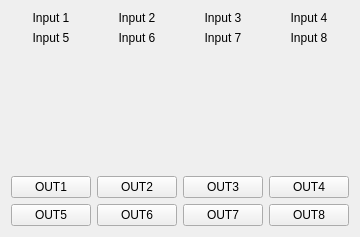
      <widget class="QWidget" name="tab_10">
       <attribute name="title">
        <string>IO Monitor</string>
       </attribute>
       <layout class="QGridLayout" name="gridLayout_30">
        <item row="4" column="2">
         <widget class="QPushButton" name="but_out_3">
          <property name="sizePolicy">
           <sizepolicy hsizetype="Expanding" vsizetype="Expanding">
            <horstretch>0</horstretch>
            <verstretch>0</verstretch>
           </sizepolicy>
          </property>
          <property name="text">
           <string>OUT3</string>
          </property>
          <property name="checkable">
           <bool>true</bool>
          </property>
         </widget>
        </item>
        <item row="4" column="0">
         <widget class="QPushButton" name="but_out_1">
          <property name="sizePolicy">
           <sizepolicy hsizetype="Expanding" vsizetype="Expanding">
            <horstretch>0</horstretch>
            <verstretch>0</verstretch>
           </sizepolicy>
          </property>
          <property name="text">
           <string>OUT1</string>
          </property>
          <property name="checkable">
           <bool>true</bool>
          </property>
         </widget>
        </item>
        <item row="0" column="2">
         <widget class="QLabel" name="label_input_3">
          <property name="text">
           <string>Input 3</string>
          </property>
          <property name="alignment">
           <set>Qt::AlignCenter</set>
          </property>
         </widget>
        </item>
        <item row="5" column="2">
         <widget class="QPushButton" name="but_out_7">
          <property name="sizePolicy">
           <sizepolicy hsizetype="Expanding" vsizetype="Expanding">
            <horstretch>0</horstretch>
            <verstretch>0</verstretch>
           </sizepolicy>
          </property>
          <property name="text">
           <string>OUT7</string>
          </property>
          <property name="checkable">
           <bool>true</bool>
          </property>
         </widget>
        </item>
        <item row="5" column="1">
         <widget class="QPushButton" name="but_out_6">
          <property name="sizePolicy">
           <sizepolicy hsizetype="Expanding" vsizetype="Expanding">
            <horstretch>0</horstretch>
            <verstretch>0</verstretch>
           </sizepolicy>
          </property>
          <property name="text">
           <string>OUT6</string>
          </property>
          <property name="checkable">
           <bool>true</bool>
          </property>
         </widget>
        </item>
        <item row="5" column="0">
         <widget class="QPushButton" name="but_out_5">
          <property name="sizePolicy">
           <sizepolicy hsizetype="Expanding" vsizetype="Expanding">
            <horstretch>0</horstretch>
            <verstretch>0</verstretch>
           </sizepolicy>
          </property>
          <property name="text">
           <string>OUT5</string>
          </property>
          <property name="checkable">
           <bool>true</bool>
          </property>
         </widget>
        </item>
        <item row="1" column="1">
         <widget class="QLabel" name="label_input_6">
          <property name="text">
           <string>Input 6</string>
          </property>
          <property name="alignment">
           <set>Qt::AlignCenter</set>
          </property>
         </widget>
        </item>
        <item row="4" column="3">
         <widget class="QPushButton" name="but_out_4">
          <property name="sizePolicy">
           <sizepolicy hsizetype="Expanding" vsizetype="Expanding">
            <horstretch>0</horstretch>
            <verstretch>0</verstretch>
           </sizepolicy>
          </property>
          <property name="text">
           <string>OUT4</string>
          </property>
          <property name="checkable">
           <bool>true</bool>
          </property>
         </widget>
        </item>
        <item row="4" column="1">
         <widget class="QPushButton" name="but_out_2">
          <property name="sizePolicy">
           <sizepolicy hsizetype="Expanding" vsizetype="Expanding">
            <horstretch>0</horstretch>
            <verstretch>0</verstretch>
           </sizepolicy>
          </property>
          <property name="text">
           <string>OUT2</string>
          </property>
          <property name="checkable">
           <bool>true</bool>
          </property>
         </widget>
        </item>
        <item row="5" column="3">
         <widget class="QPushButton" name="but_out_8">
          <property name="sizePolicy">
           <sizepolicy hsizetype="Expanding" vsizetype="Expanding">
            <horstretch>0</horstretch>
            <verstretch>0</verstretch>
           </sizepolicy>
          </property>
          <property name="text">
           <string>OUT8</string>
          </property>
          <property name="checkable">
           <bool>true</bool>
          </property>
         </widget>
        </item>
        <item row="1" column="0">
         <widget class="QLabel" name="label_input_5">
          <property name="sizePolicy">
           <sizepolicy hsizetype="Preferred" vsizetype="Expanding">
            <horstretch>0</horstretch>
            <verstretch>0</verstretch>
           </sizepolicy>
          </property>
          <property name="text">
           <string>Input 5</string>
          </property>
          <property name="alignment">
           <set>Qt::AlignCenter</set>
          </property>
         </widget>
        </item>
        <item row="1" column="3">
         <widget class="QLabel" name="label_input_8">
          <property name="text">
           <string>Input 8</string>
          </property>
          <property name="alignment">
           <set>Qt::AlignCenter</set>
          </property>
         </widget>
        </item>
        <item row="0" column="1">
         <widget class="QLabel" name="label_input_2">
          <property name="text">
           <string>Input 2</string>
          </property>
          <property name="alignment">
           <set>Qt::AlignCenter</set>
          </property>
         </widget>
        </item>
        <item row="0" column="3">
         <widget class="QLabel" name="label_input_4">
          <property name="text">
           <string>Input 4</string>
          </property>
          <property name="alignment">
           <set>Qt::AlignCenter</set>
          </property>
         </widget>
        </item>
        <item row="1" column="2">
         <widget class="QLabel" name="label_input_7">
          <property name="text">
           <string>Input 7</string>
          </property>
          <property name="alignment">
           <set>Qt::AlignCenter</set>
          </property>
         </widget>
        </item>
        <item row="0" column="0">
         <widget class="QLabel" name="label_input_1">
          <property name="sizePolicy">
           <sizepolicy hsizetype="Preferred" vsizetype="Expanding">
            <horstretch>0</horstretch>
            <verstretch>0</verstretch>
           </sizepolicy>
          </property>
          <property name="text">
           <string>Input 1</string>
          </property>
          <property name="alignment">
           <set>Qt::AlignCenter</set>
          </property>
         </widget>
        </item>
        <item row="3" column="0" colspan="4">
         <spacer name="verticalSpacer">
          <property name="orientation">
           <enum>Qt::Vertical</enum>
          </property>
          <property name="sizeHint" stdset="0">
           <size>
            <width>20</width>
            <height>125</height>
           </size>
          </property>
         </spacer>
        </item>
       </layout>
      </widget>
